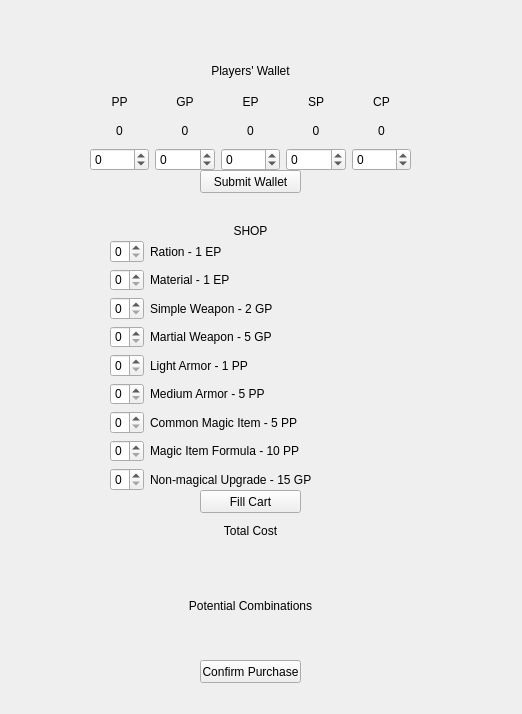
<?xml version="1.0" encoding="UTF-8"?>
<ui version="4.0">
 <class>MainWindow</class>
 <widget class="QMainWindow" name="MainWindow">
  <property name="geometry">
   <rect>
    <x>0</x>
    <y>0</y>
    <width>522</width>
    <height>714</height>
   </rect>
  </property>
  <property name="minimumSize">
   <size>
    <width>522</width>
    <height>714</height>
   </size>
  </property>
  <property name="maximumSize">
   <size>
    <width>522</width>
    <height>714</height>
   </size>
  </property>
  <property name="windowTitle">
   <string>MainWindow</string>
  </property>
  <widget class="QWidget" name="centralwidget">
   <widget class="QLabel" name="wallet">
    <property name="geometry">
     <rect>
      <x>90</x>
      <y>60</y>
      <width>321</width>
      <height>21</height>
     </rect>
    </property>
    <property name="styleSheet">
     <string notr="true">font: 14pt &quot;MS Shell Dlg 2&quot;;</string>
    </property>
    <property name="text">
     <string>Players' Wallet</string>
    </property>
    <property name="alignment">
     <set>Qt::AlignCenter</set>
    </property>
   </widget>
   <widget class="QWidget" name="player_wallet" native="true">
    <property name="geometry">
     <rect>
      <x>90</x>
      <y>90</y>
      <width>321</width>
      <height>81</height>
     </rect>
    </property>
    <layout class="QGridLayout" name="gridLayout">
     <item row="1" column="5">
      <widget class="QLabel" name="title_cp">
       <property name="text">
        <string>CP</string>
       </property>
       <property name="alignment">
        <set>Qt::AlignCenter</set>
       </property>
      </widget>
     </item>
     <item row="3" column="1">
      <widget class="QSpinBox" name="player_gp">
       <property name="minimum">
        <number>-1000</number>
       </property>
       <property name="maximum">
        <number>1000</number>
       </property>
      </widget>
     </item>
     <item row="1" column="1">
      <widget class="QLabel" name="title_gp">
       <property name="text">
        <string>GP</string>
       </property>
       <property name="alignment">
        <set>Qt::AlignCenter</set>
       </property>
      </widget>
     </item>
     <item row="3" column="0">
      <widget class="QSpinBox" name="player_pp">
       <property name="minimum">
        <number>-1000</number>
       </property>
       <property name="maximum">
        <number>1000</number>
       </property>
      </widget>
     </item>
     <item row="3" column="3">
      <widget class="QSpinBox" name="player_ep">
       <property name="minimum">
        <number>-1000</number>
       </property>
       <property name="maximum">
        <number>1000</number>
       </property>
      </widget>
     </item>
     <item row="3" column="4">
      <widget class="QSpinBox" name="player_sp">
       <property name="minimum">
        <number>-1000</number>
       </property>
       <property name="maximum">
        <number>1000</number>
       </property>
      </widget>
     </item>
     <item row="3" column="5">
      <widget class="QSpinBox" name="player_cp">
       <property name="minimum">
        <number>-1000</number>
       </property>
       <property name="maximum">
        <number>1000</number>
       </property>
      </widget>
     </item>
     <item row="1" column="0">
      <widget class="QLabel" name="title_pp">
       <property name="text">
        <string>PP</string>
       </property>
       <property name="alignment">
        <set>Qt::AlignCenter</set>
       </property>
      </widget>
     </item>
     <item row="1" column="4">
      <widget class="QLabel" name="title_sp">
       <property name="text">
        <string>SP</string>
       </property>
       <property name="alignment">
        <set>Qt::AlignCenter</set>
       </property>
      </widget>
     </item>
     <item row="1" column="3">
      <widget class="QLabel" name="title_ep">
       <property name="text">
        <string>EP</string>
       </property>
       <property name="alignment">
        <set>Qt::AlignCenter</set>
       </property>
      </widget>
     </item>
     <item row="2" column="0">
      <widget class="QLabel" name="amount_pp">
       <property name="text">
        <string>0</string>
       </property>
       <property name="alignment">
        <set>Qt::AlignCenter</set>
       </property>
      </widget>
     </item>
     <item row="2" column="1">
      <widget class="QLabel" name="amount_gp">
       <property name="text">
        <string>0</string>
       </property>
       <property name="alignment">
        <set>Qt::AlignCenter</set>
       </property>
      </widget>
     </item>
     <item row="2" column="3">
      <widget class="QLabel" name="amount_ep">
       <property name="text">
        <string>0</string>
       </property>
       <property name="alignment">
        <set>Qt::AlignCenter</set>
       </property>
      </widget>
     </item>
     <item row="2" column="4">
      <widget class="QLabel" name="amount_sp">
       <property name="text">
        <string>0</string>
       </property>
       <property name="alignment">
        <set>Qt::AlignCenter</set>
       </property>
      </widget>
     </item>
     <item row="2" column="5">
      <widget class="QLabel" name="amount_cp">
       <property name="text">
        <string>0</string>
       </property>
       <property name="alignment">
        <set>Qt::AlignCenter</set>
       </property>
      </widget>
     </item>
    </layout>
   </widget>
   <widget class="QLabel" name="shop">
    <property name="geometry">
     <rect>
      <x>90</x>
      <y>220</y>
      <width>321</width>
      <height>21</height>
     </rect>
    </property>
    <property name="styleSheet">
     <string notr="true">font: 14pt &quot;MS Shell Dlg 2&quot;;</string>
    </property>
    <property name="text">
     <string>SHOP</string>
    </property>
    <property name="alignment">
     <set>Qt::AlignCenter</set>
    </property>
   </widget>
   <widget class="QWidget" name="widget" native="true">
    <property name="geometry">
     <rect>
      <x>110</x>
      <y>240</y>
      <width>291</width>
      <height>251</height>
     </rect>
    </property>
    <layout class="QFormLayout" name="formLayout">
     <item row="0" column="0">
      <widget class="QSpinBox" name="amount_ration">
       <property name="minimum">
        <number>0</number>
       </property>
       <property name="maximum">
        <number>8</number>
       </property>
      </widget>
     </item>
     <item row="1" column="0">
      <widget class="QSpinBox" name="amount_material">
       <property name="minimum">
        <number>0</number>
       </property>
       <property name="maximum">
        <number>8</number>
       </property>
      </widget>
     </item>
     <item row="2" column="0">
      <widget class="QSpinBox" name="amount_simple">
       <property name="minimum">
        <number>0</number>
       </property>
       <property name="maximum">
        <number>8</number>
       </property>
      </widget>
     </item>
     <item row="3" column="0">
      <widget class="QSpinBox" name="amount_martial">
       <property name="minimum">
        <number>0</number>
       </property>
       <property name="maximum">
        <number>8</number>
       </property>
      </widget>
     </item>
     <item row="2" column="1">
      <widget class="QLabel" name="l_simple_weap">
       <property name="text">
        <string>Simple Weapon - 2 GP</string>
       </property>
      </widget>
     </item>
     <item row="3" column="1">
      <widget class="QLabel" name="l_martial_weap">
       <property name="text">
        <string>Martial Weapon - 5 GP</string>
       </property>
      </widget>
     </item>
     <item row="4" column="0">
      <widget class="QSpinBox" name="amount_light">
       <property name="minimum">
        <number>0</number>
       </property>
       <property name="maximum">
        <number>8</number>
       </property>
      </widget>
     </item>
     <item row="5" column="0">
      <widget class="QSpinBox" name="amount_medium">
       <property name="minimum">
        <number>0</number>
       </property>
       <property name="maximum">
        <number>8</number>
       </property>
      </widget>
     </item>
     <item row="6" column="0">
      <widget class="QSpinBox" name="amount_magic">
       <property name="minimum">
        <number>0</number>
       </property>
       <property name="maximum">
        <number>8</number>
       </property>
      </widget>
     </item>
     <item row="4" column="1">
      <widget class="QLabel" name="l_light_armor">
       <property name="text">
        <string>Light Armor - 1 PP</string>
       </property>
      </widget>
     </item>
     <item row="5" column="1">
      <widget class="QLabel" name="l_medium_armor">
       <property name="text">
        <string>Medium Armor - 5 PP</string>
       </property>
      </widget>
     </item>
     <item row="6" column="1">
      <widget class="QLabel" name="l_magic_item">
       <property name="text">
        <string>Common Magic Item - 5 PP</string>
       </property>
      </widget>
     </item>
     <item row="7" column="0">
      <widget class="QSpinBox" name="amount_formula">
       <property name="minimum">
        <number>0</number>
       </property>
       <property name="maximum">
        <number>8</number>
       </property>
      </widget>
     </item>
     <item row="7" column="1">
      <widget class="QLabel" name="l_formula">
       <property name="text">
        <string>Magic Item Formula - 10 PP</string>
       </property>
      </widget>
     </item>
     <item row="8" column="0">
      <widget class="QSpinBox" name="amount_upgrade">
       <property name="minimum">
        <number>0</number>
       </property>
       <property name="maximum">
        <number>8</number>
       </property>
      </widget>
     </item>
     <item row="8" column="1">
      <widget class="QLabel" name="l_upgrade">
       <property name="text">
        <string>Non-magical Upgrade - 15 GP</string>
       </property>
      </widget>
     </item>
     <item row="0" column="1">
      <widget class="QLabel" name="l_ration">
       <property name="text">
        <string>Ration - 1 EP</string>
       </property>
      </widget>
     </item>
     <item row="1" column="1">
      <widget class="QLabel" name="l_material">
       <property name="text">
        <string>Material - 1 EP</string>
       </property>
      </widget>
     </item>
    </layout>
   </widget>
   <widget class="QWidget" name="player_wallet_2" native="true">
    <property name="geometry">
     <rect>
      <x>90</x>
      <y>550</y>
      <width>321</width>
      <height>111</height>
     </rect>
    </property>
    <layout class="QGridLayout" name="gridLayout_2">
     <item row="1" column="0">
      <widget class="QLabel" name="result">
       <property name="text">
        <string>Potential Combinations</string>
       </property>
       <property name="alignment">
        <set>Qt::AlignCenter</set>
       </property>
      </widget>
     </item>
    </layout>
   </widget>
   <widget class="QLabel" name="cost">
    <property name="geometry">
     <rect>
      <x>90</x>
      <y>520</y>
      <width>321</width>
      <height>21</height>
     </rect>
    </property>
    <property name="styleSheet">
     <string notr="true">font: 14pt &quot;MS Shell Dlg 2&quot;;</string>
    </property>
    <property name="text">
     <string>Total Cost</string>
    </property>
    <property name="alignment">
     <set>Qt::AlignCenter</set>
    </property>
   </widget>
   <widget class="QPushButton" name="submit_wallet">
    <property name="geometry">
     <rect>
      <x>200</x>
      <y>170</y>
      <width>101</width>
      <height>23</height>
     </rect>
    </property>
    <property name="text">
     <string>Submit Wallet</string>
    </property>
   </widget>
   <widget class="QPushButton" name="submit_shop">
    <property name="geometry">
     <rect>
      <x>200</x>
      <y>490</y>
      <width>101</width>
      <height>23</height>
     </rect>
    </property>
    <property name="text">
     <string>Fill Cart</string>
    </property>
   </widget>
   <widget class="QPushButton" name="submit_purchase">
    <property name="geometry">
     <rect>
      <x>200</x>
      <y>660</y>
      <width>101</width>
      <height>23</height>
     </rect>
    </property>
    <property name="text">
     <string>Confirm Purchase</string>
    </property>
   </widget>
  </widget>
 </widget>
 <resources/>
 <connections/>
</ui>
